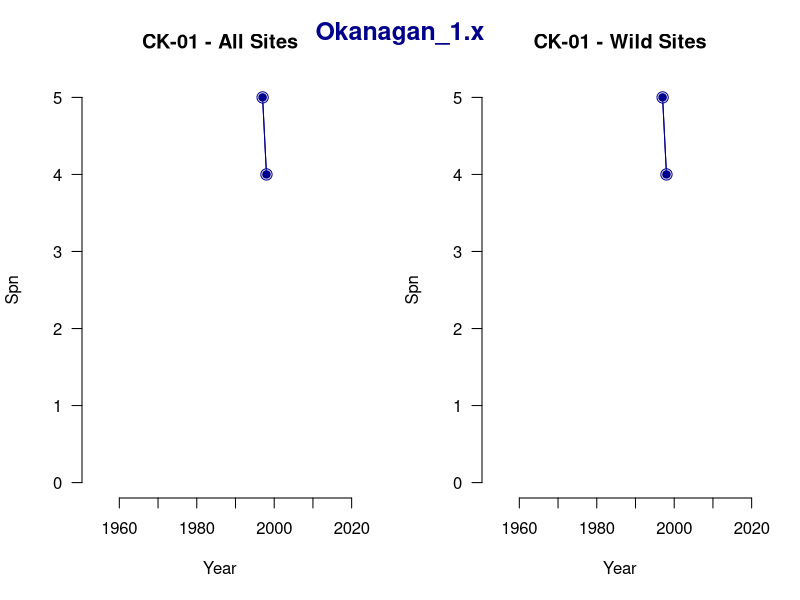
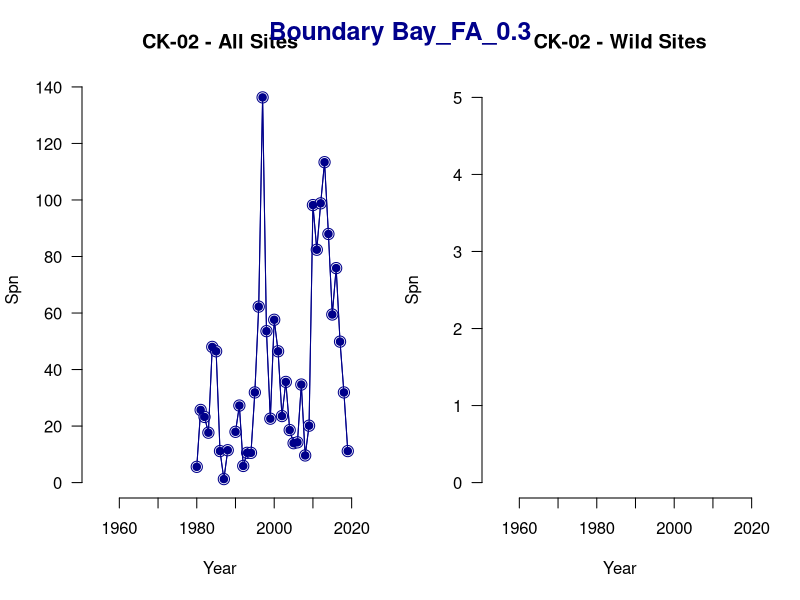
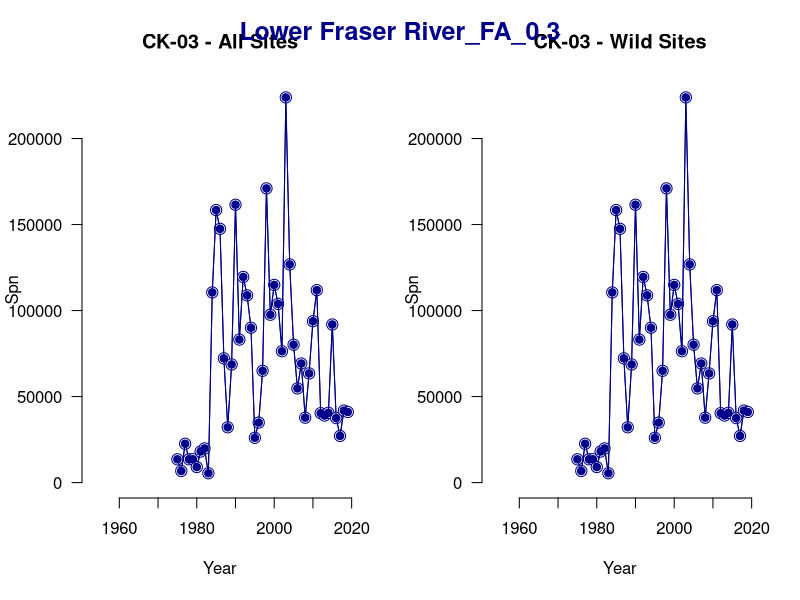
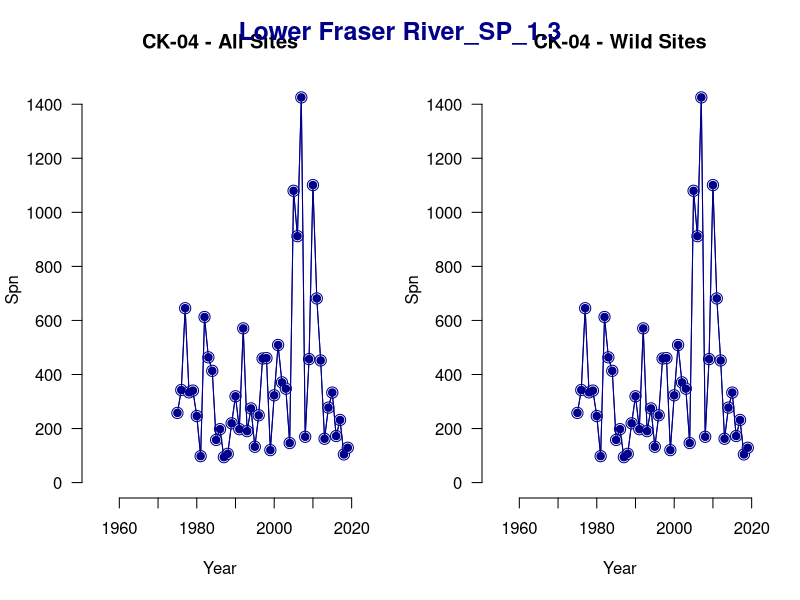
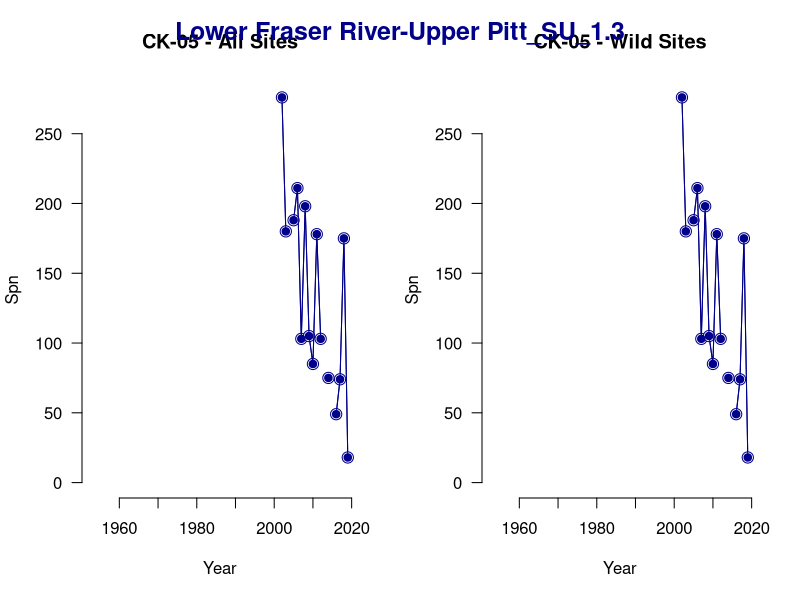
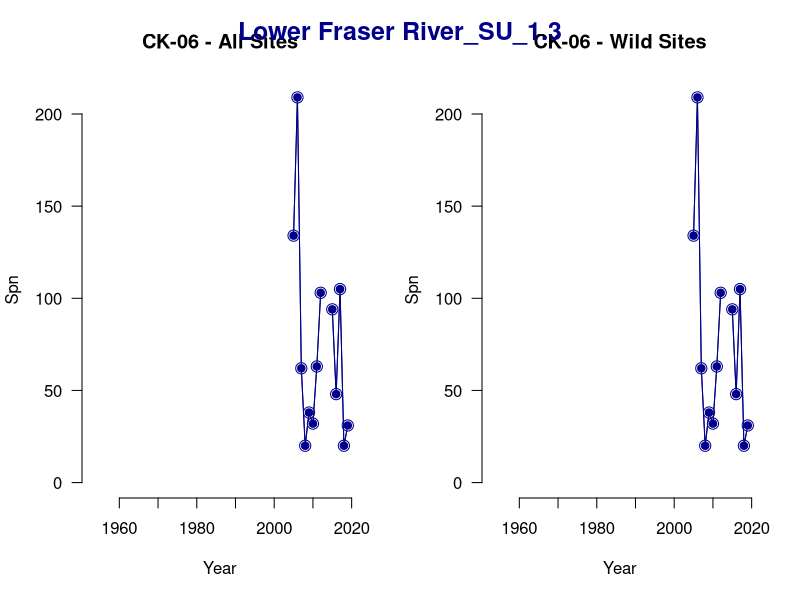
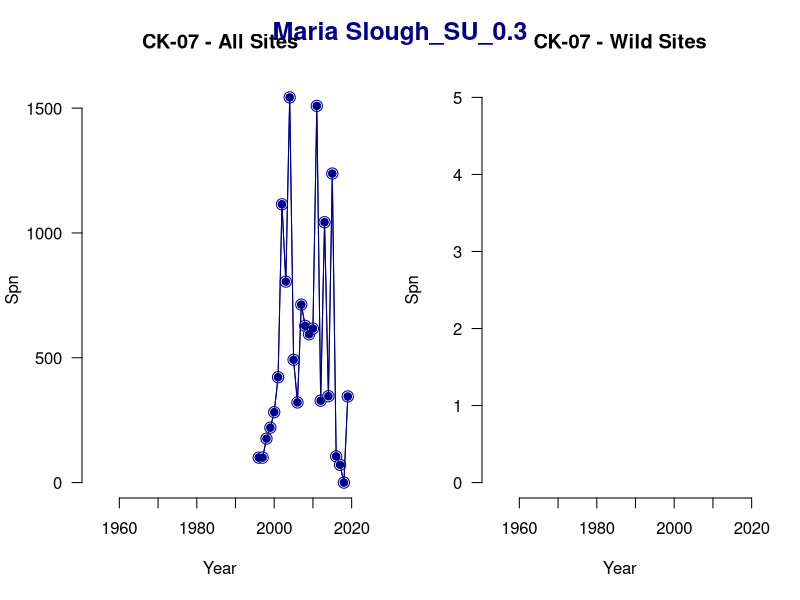
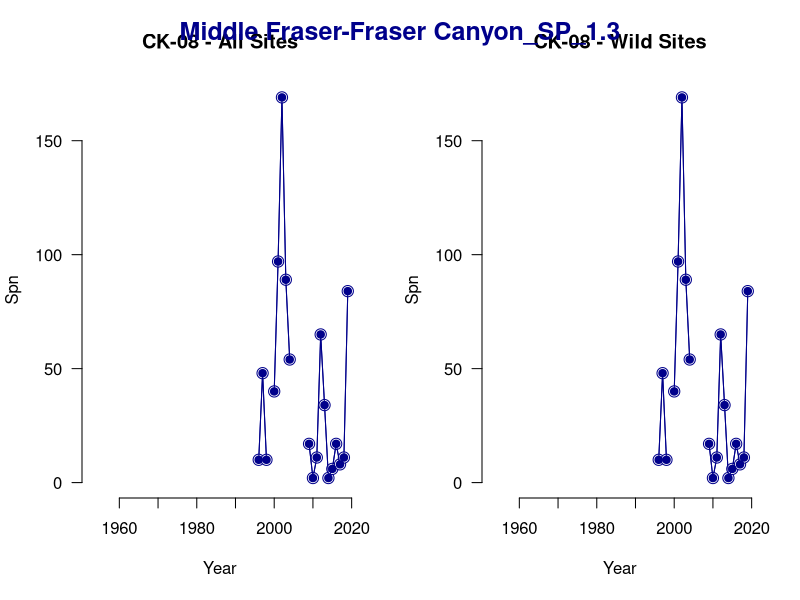

The R script that drew these images, in order:
library(tidyverse)


ck.df.old <- read_csv("DATA_IN/Old_Backup_Chinook_SBC_ByCU.csv")
ck.df.new <- read_csv("DATA_IN/Chinook_SBC_ByCU.csv")
  
  

cu.list <- sort(unique(c(ck.df.old$CU_ID,ck.df.new$CU_ID)))
cu.list

yrs.lim <- range(ck.df.old$Year,ck.df.new$Year)



pdf(paste0("DATA_TRACKING/DataCheck_CK_Inputs.pdf"),onefile=TRUE,height=8.5, width=11)


for(cu.plot in cu.list){
print("-----------------")
print(cu.plot)  
  
par(mfrow=c(1,2))
  
data.old <- ck.df.old %>% dplyr::filter(CU_ID == cu.plot)
data.new <- ck.df.new %>% dplyr::filter(CU_ID == cu.plot)

ylim.use <- c(0,max(data.old$AllSitesInfilledAdj,data.new$AllSitesInfilledAdj,na.rm=TRUE))
ylim.use

if(!is.finite(ylim.use[2])){ ylim.use[2] <-5 }

plot(1:5,1:5, type="n",ylim=ylim.use, xlim = yrs.lim,bty="n",xlab = "Year",ylab = "Spn",las=1)  
  
if(sum(!is.na(data.old$AllSitesInfilledAdj))>0) {lines(data.old$Year, data.old$AllSitesInfilledAdj ,pch=21, 
                                                   type="o",cex=1.5,bg="white",col="darkblue")   }
if(sum(!is.na(data.old$AllSitesInfilledAdj))>0) {lines(data.new$Year, data.new$AllSitesInfilledAdj ,pch=19, 
                                                    type="o",cex=1,col="darkblue") }

title(main = paste(cu.plot, "- All Sites"))



ylim.use <- c(0,max(data.old$LowUnkSitesInfilledAdj,data.new$LowUnkSitesInfilledAdj,na.rm=TRUE))
ylim.use


if(!is.finite(ylim.use[2])){ ylim.use[2] <-5 }
  

plot(1:5,1:5, type="n",ylim=ylim.use, xlim = yrs.lim,bty="n",xlab = "Year",ylab = "Spn",las=1)  

if(sum(!is.na(data.old$AllSitesInfilled))>0) {lines(data.old$Year, data.old$LowUnkSitesInfilledAdj ,pch=21, 
                                                    type="o",cex=1.5,bg="white",col="darkblue")   }
if(sum(!is.na(data.old$AllSitesInfilled))>0) {lines(data.new$Year, data.new$LowUnkSitesInfilledAdj,pch=19, 
                                                    type="o",cex=1,col="darkblue") }

title(main = paste(cu.plot, "- Wild Sites"))

title(main = unique(data.old$CU_Name),cex.main=1.5, col.main = "darkblue",outer=TRUE,line=-2)



} # end looping through CUs


dev.off()